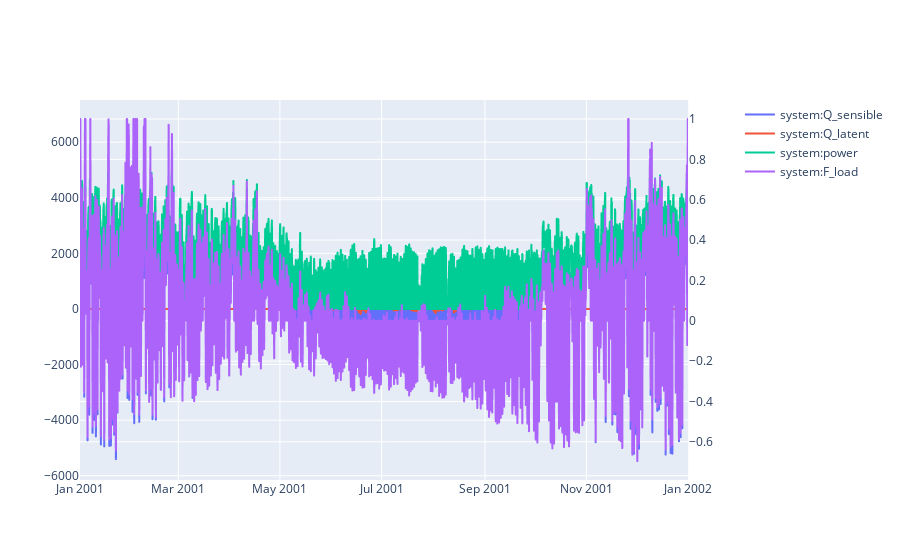

The code cell stored with this chart in its notebook:
### Code cell
variables = [pro.component("system").variable("Q_sensible"),
             pro.component("system").variable("Q_latent"),
             pro.component("system").variable("power"),
             pro.component("system").variable("F_load")
             ] 
sim.plot(pro.dates(),variables,axis=[1,1,1,2])

### Figure 1 — Plotly figure (JSON) as saved in the notebook; plotly's stock layout.template omitted (floating-point values rounded to 4 significant figures; data arrays with more than 128 entries replaced by an {"elided": "..."} marker saying what was removed)
{"data": [{"hovertemplate": "date=%{x}<br>system:Q_sensible=%{y}<extra></extra>", "legendgroup": "", "line": {"dash": "solid"}, "marker": {"symbol": "circle"}, "mode": "lines", "name": "system:Q_sensible", "showlegend": true, "type": "scattergl", "x": {"elided": "8760 str values"}, "xaxis": "x", "y": {"elided": "8760 float values"}, "yaxis": "y"}, {"hovertemplate": "date=%{x}<br>system:Q_latent=%{y}<extra></extra>", "legendgroup": "", "line": {"dash": "solid"}, "marker": {"symbol": "circle"}, "mode": "lines", "name": "system:Q_latent", "showlegend": true, "type": "scattergl", "x": {"elided": "8760 str values"}, "xaxis": "x", "y": {"elided": "8760 float values"}, "yaxis": "y"}, {"hovertemplate": "date=%{x}<br>system:power=%{y}<extra></extra>", "legendgroup": "", "line": {"dash": "solid"}, "marker": {"symbol": "circle"}, "mode": "lines", "name": "system:power", "showlegend": true, "type": "scattergl", "x": {"elided": "8760 str values"}, "xaxis": "x", "y": {"elided": "8760 float values"}, "yaxis": "y"}, {"hovertemplate": "date=%{x}<br>system:F_load=%{y}<extra></extra>", "legendgroup": "", "line": {"dash": "solid"}, "marker": {"symbol": "circle"}, "mode": "lines", "name": "system:F_load", "showlegend": true, "type": "scattergl", "x": {"elided": "8760 str values"}, "xaxis": "x", "y": {"elided": "8760 float values"}, "yaxis": "y2"}], "layout": {"xaxis": {"anchor": "y", "domain": [0, 0.94]}, "yaxis": {"anchor": "x", "domain": [0, 1]}, "yaxis2": {"anchor": "x", "overlaying": "y", "side": "right"}}}
